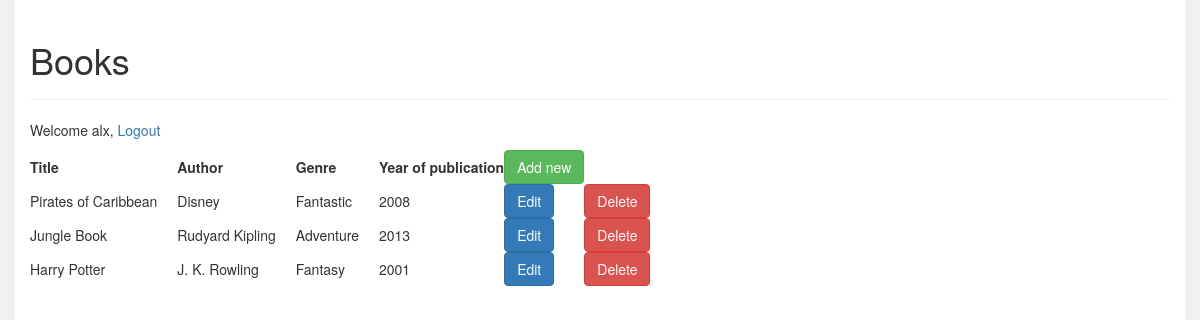
Screenshot of /books/ (signed in) with the database file from the repository.
### bookapp/models.py (models this page shows, shortened)
class Book(models.Model):
	title = models.CharField(max_length= 50)
	author = models.CharField(max_length= 50)
	genre = models.CharField(max_length= 50)
	year = models.CharField(max_length= 50)

### bookapp/views.py (the view)
# urls.py: url(r'^books/', views.books, name='books'),
def books(request):
	books = Book.objects.all()
	if request.session['user'] == None and not request.user.is_anonymous():
		request.session['user'] = str(request.user)
	return render(request, 'bookapp/books.html', {'books': books, 'user' : request.session['user']})

### bookapp/templates/bookapp/books.html (shortened to what this page needs)
{% load staticfiles %}
<!DOCTYPE html>
<html>
	<head>
		<link rel="stylesheet" type="text/css" href="{% static 'bookapp/css/bootstrap.min.css' %}">
		<link rel="stylesheet" type="text/css" href="{% static 'bookapp/css/books.css' %}">
	</head>
	<body>
		<div class="container">
			<div class="page-header">
				<h1>Books</h1>
			</div>
			<p>Welcome {{ user }}, <a href="{% url 'auth:logout' %}?next=/">Logout</a></p>
			<table class=".table-striped">
			<tr>
				<th>Title</th>
				<th>Author</th>
				<th>Genre</th>
				<th>Year of publication</th>
				<th><button class="btn btn-success addButton">Add new</button></th>
			</tr>
			{% for book in books %}
			<tr>
				<td>{{ book.title }}</td>
				<td>{{ book.author }}</td>
				<td>{{ book.genre }}</td>
				<td>{{ book.year }}</td>
				<td><button class="btn btn-primary buttons" value="{{ book.id }}">Edit</button></td>
				<td><button class="btn btn-danger deleteBook" value="{{ book.id }}">Delete</button></td>
			</tr>
			{% endfor %}
		</table>
	</div>
	</body>
</html>

### bookapp/static/bookapp/css/books.css (style rules this page uses)
body { background-color: #f1f1f1; }
.container { background-color: white; min-height: 800px; }
table td { padding-right: 20px; }

### rows the page displays
Book: title "Pirates of Caribbean", author "Disney", genre "Fantastic", year "2008", {{ book.id }} 1 (drawn)
Book: title "Jungle Book", author "Rudyard Kipling", genre "Adventure", year "2013", {{ book.id }} 2 (drawn)
Book: title "Harry Potter", author "J. K. Rowling", genre "Fantasy", year "2001", {{ book.id }} 3 (drawn)

### other values shown
{{ user }} "alx"
